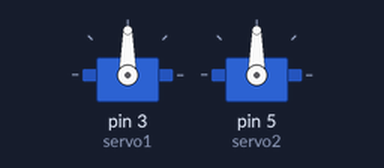
Simulated run of this sketch. Board: Arduino Uno, built with avr-gcc and run on an emulated ATmega328P. Parts: 2 × servo.

Above: at 0.05 s.
At 4.05 s:
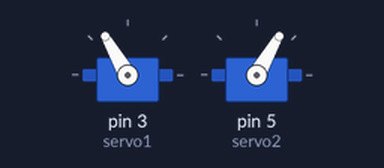
At 6.0 s:
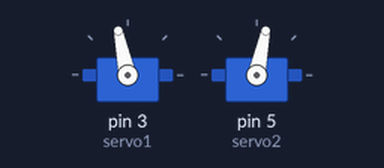
Timing chart, 0 to 10.7 s (numbered marks = the images above):
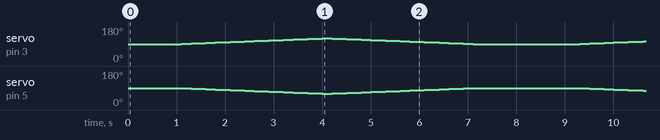

The sketch:

CH_four_sketch_four.ino
```cpp
#include <Servo.h>
Servo servo1;
Servo servo2;

void setup() {
  servo1.attach(3);
  servo2.attach(5);
}

void loop() {
  servo1.write(90);
  servo2.write(90);
  delay(1000);

  for (int pos = 0; pos <= 30; pos++) {
    servo1.write(90 + pos);
    servo2.write(90 - pos);
    delay(100);
  }

  for (int pos = 30; pos >= 0; pos--) {
    servo1.write(90 + pos);
    servo2.write(90 - pos);
    delay(100);
  }
  delay(1000);
}
```
